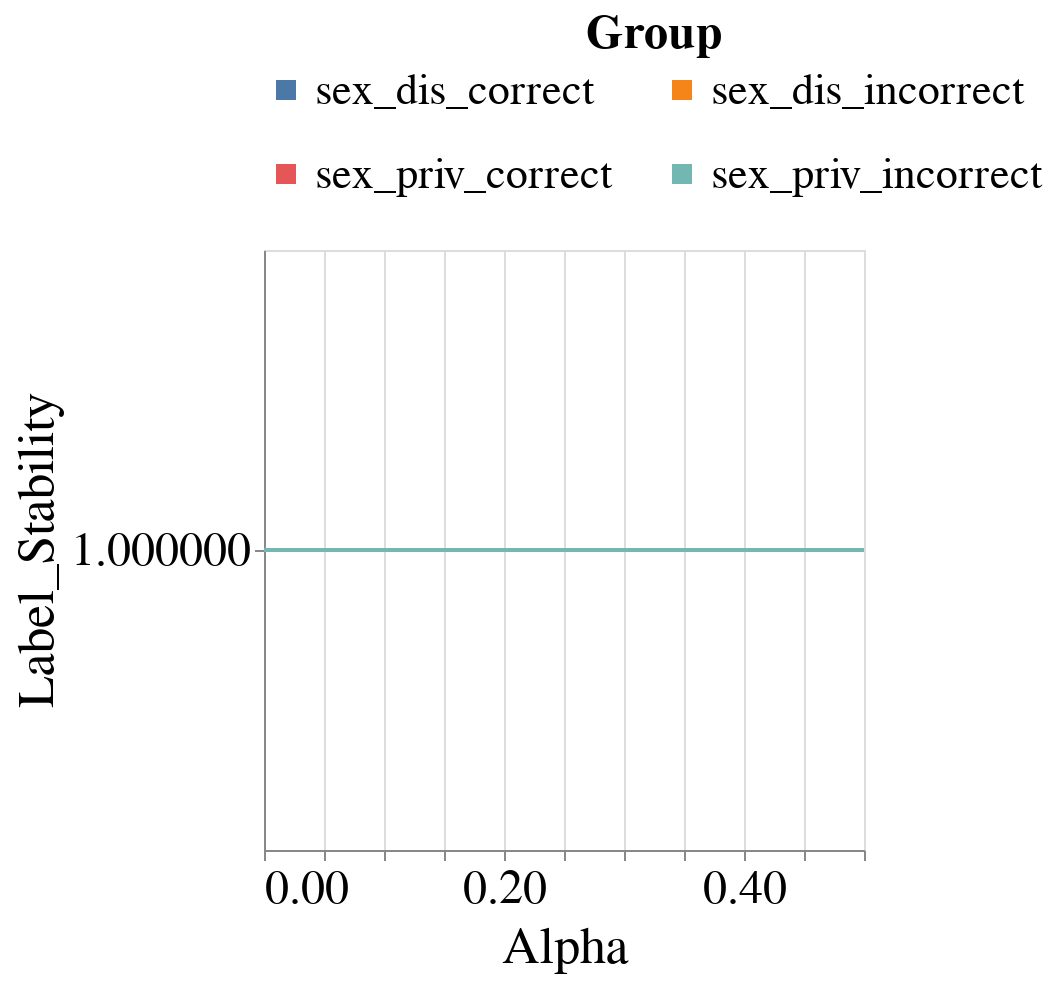

Source (notebook cell):
### Code cell
visualizer.create_line_bands_per_group_metric_plot(model_name=MODEL_NAMES[0],
                                                   group_metric='Label_Stability',
                                                   group='sex',
                                                   metric_type='subgroup')

### Figure 1 — Vega-Lite specification as saved in the notebook (floating-point values rounded to 4 significant figures)
{"config": {"view": {"continuousWidth": 400, "continuousHeight": 300}, "axis": {"labelFontSize": 24, "labelFontWeight": "normal", "titleFontSize": 26, "titleFontWeight": "normal"}, "legend": {"columns": 2, "direction": "horizontal", "labelFontSize": 22, "labelLimit": 300, "orient": "top", "symbolStrokeWidth": 10, "titleAnchor": "middle", "titleFontSize": 24, "titleLimit": 300}, "title": {"fontSize": 22}}, "data": {"name": "data-c2064148ba00cf5569161fe88a8244e7"}, "mark": "line", "encoding": {"color": {"field": "Group", "type": "nominal"}, "x": {"field": "Intervention_Param", "title": "Alpha", "type": "quantitative"}, "y": {"aggregate": "mean", "field": "Metric_Value", "scale": {"zero": false}, "title": "Label_Stability", "type": "quantitative"}}, "height": 300, "width": 300, "$schema": "https://vega.github.io/schema/vega-lite/v4.17.0.json", "datasets": {"data-c2064148ba00cf5569161fe88a8244e7": [{"Metric": "Label_Stability", "Model_Name": "RandomForestClassifier", "Model_Params": "{'bootstrap': True, 'ccp_alpha': 0.0, 'class_weight': None, 'criterion': 'gini', 'max_depth': 10, 'max_features': 'sqrt', 'max_leaf_nodes': None, 'max_samples': None, 'min_impurity_decrease': 0.0, 'min_samples_leaf': 1, 'min_samples_split': 2, 'min_weight_fraction_leaf': 0.0, 'n_estimators': 100, 'n_jobs': None, 'oob_score': False, 'random_state': 300, 'verbose': 0, 'warm_start': False}", "Dataset_Name": "StudentPerformance", "Num_Estimators": 50, "Tag": "OK", "Record_Create_Date_Time": "2023-10-31T13:04:30.265000", "Session_Uuid": "d6928365-954d-40c7-ab91-ed709a093c26", "Experiment_Iteration": "Exp_iter_3", "Dataset_Split_Seed": 300, "Model_Init_Seed": 300, "Fair_Intervention_Params_Lst": "[0.0, 0.1, 0.2, 0.3, 0.4, 0.5]", "Intervention_Param": 0.0, "Subgroup": "sex_dis_correct", "Metric_Value": null, "Group": "sex_dis_correct"}, {"Metric": "Label_Stability", "Model_Name": "RandomForestClassifier", "Model_Params": "{'bootstrap': True, 'ccp_alpha': 0.0, 'class_weight': None, 'criterion': 'gini', 'max_depth': 10, 'max_features': 'sqrt', 'max_leaf_nodes': None, 'max_samples': None, 'min_impurity_decrease': 0.0, 'min_samples_leaf': 1, 'min_samples_split': 2, 'min_weight_fraction_leaf': 0.0, 'n_estimators': 100, 'n_jobs': None, 'oob_score': False, 'random_state': 300, 'verbose': 0, 'warm_start': False}", "Dataset_Name": "StudentPerformance", "Num_Estimators": 50, "Tag": "OK", "Record_Create_Date_Time": "2023-10-31T13:04:30.265000", "Session_Uuid": "d6928365-954d-40c7-ab91-ed709a093c26", "Experiment_Iteration": "Exp_iter_3", "Dataset_Split_Seed": 300, "Model_Init_Seed": 300, "Fair_Intervention_Params_Lst": "[0.0, 0.1, 0.2, 0.3, 0.4, 0.5]", "Intervention_Param": 0.0, "Subgroup": "sex_dis_incorrect", "Metric_Value": 1.0, "Group": "sex_dis_incorrect"}, {"Metric": "Label_Stability", "Model_Name": "RandomForestClassifier", "Model_Params": "{'bootstrap': True, 'ccp_alpha': 0.0, 'class_weight': None, 'criterion': 'gini', 'max_depth': 10, 'max_features': 'sqrt', 'max_leaf_nodes': None, 'max_samples': None, 'min_impurity_decrease': 0.0, 'min_samples_leaf': 1, 'min_samples_split': 2, 'min_weight_fraction_leaf': 0.0, 'n_estimators': 100, 'n_jobs': None, 'oob_score': False, 'random_state': 300, 'verbose': 0, 'warm_start': False}", "Dataset_Name": "StudentPerformance", "Num_Estimators": 50, "Tag": "OK", "Record_Create_Date_Time": "2023-10-31T13:04:30.265000", "Session_Uuid": "d6928365-954d-40c7-ab91-ed709a093c26", "Experiment_Iteration": "Exp_iter_3", "Dataset_Split_Seed": 300, "Model_Init_Seed": 300, "Fair_Intervention_Params_Lst": "[0.0, 0.1, 0.2, 0.3, 0.4, 0.5]", "Intervention_Param": 0.0, "Subgroup": "sex_priv_correct", "Metric_Value": null, "Group": "sex_priv_correct"}, {"Metric": "Label_Stability", "Model_Name": "RandomForestClassifier", "Model_Params": "{'bootstrap': True, 'ccp_alpha': 0.0, 'class_weight': None, 'criterion': 'gini', 'max_depth': 10, 'max_features': 'sqrt', 'max_leaf_nodes': None, 'max_samples': None, 'min_impurity_decrease': 0.0, 'min_samples_leaf': 1, 'min_samples_split': 2, 'min_weight_fraction_leaf': 0.0, 'n_estimators': 100, 'n_jobs': None, 'oob_score': False, 'random_state': 300, 'verbose': 0, 'warm_start': False}", "Dataset_Name": "StudentPerformance", "Num_Estimators": 50, "Tag": "OK", "Record_Create_Date_Time": "2023-10-31T13:04:30.265000", "Session_Uuid": "d6928365-954d-40c7-ab91-ed709a093c26", "Experiment_Iteration": "Exp_iter_3", "Dataset_Split_Seed": 300, "Model_Init_Seed": 300, "Fair_Intervention_Params_Lst": "[0.0, 0.1, 0.2, 0.3, 0.4, 0.5]", "Intervention_Param": 0.0, "Subgroup": "sex_priv_incorrect", "Metric_Value": 1.0, "Group": "sex_priv_incorrect"}, {"Metric": "Label_Stability", "Model_Name": "RandomForestClassifier", "Model_Params": "{'bootstrap': True, 'ccp_alpha': 0.0, 'class_weight': None, 'criterion': 'gini', 'max_depth': 10, 'max_features': 'sqrt', 'max_leaf_nodes': None, 'max_samples': None, 'min_impurity_decrease': 0.0, 'min_samples_leaf': 1, 'min_samples_split': 2, 'min_weight_fraction_leaf': 0.0, 'n_estimators': 100, 'n_jobs': None, 'oob_score': False, 'random_state': 300, 'verbose': 0, 'warm_start': False}", "Dataset_Name": "StudentPerformance", "Num_Estimators": 50, "Tag": "OK", "Record_Create_Date_Time": "2023-10-31T13:05:32.202000", "Session_Uuid": "d6928365-954d-40c7-ab91-ed709a093c26", "Experiment_Iteration": "Exp_iter_3", "Dataset_Split_Seed": 300, "Model_Init_Seed": 300, "Fair_Intervention_Params_Lst": "[0.0, 0.1, 0.2, 0.3, 0.4, 0.5]", "Intervention_Param": 0.1, "Subgroup": "sex_dis_correct", "Metric_Value": null, "Group": "sex_dis_correct"}, {"Metric": "Label_Stability", "Model_Name": "RandomForestClassifier", "Model_Params": "{'bootstrap': True, 'ccp_alpha': 0.0, 'class_weight': None, 'criterion': 'gini', 'max_depth': 10, 'max_features': 'sqrt', 'max_leaf_nodes': None, 'max_samples': None, 'min_impurity_decrease': 0.0, 'min_samples_leaf': 1, 'min_samples_split': 2, 'min_weight_fraction_leaf': 0.0, 'n_estimators': 100, 'n_jobs': None, 'oob_score': False, 'random_state': 300, 'verbose': 0, 'warm_start': False}", "Dataset_Name": "StudentPerformance", "Num_Estimators": 50, "Tag": "OK", "Record_Create_Date_Time": "2023-10-31T13:05:32.202000", "Session_Uuid": "d6928365-954d-40c7-ab91-ed709a093c26", "Experiment_Iteration": "Exp_iter_3", "Dataset_Split_Seed": 300, "Model_Init_Seed": 300, "Fair_Intervention_Params_Lst": "[0.0, 0.1, 0.2, 0.3, 0.4, 0.5]", "Intervention_Param": 0.1, "Subgroup": "sex_dis_incorrect", "Metric_Value": 1.0, "Group": "sex_dis_incorrect"}, {"Metric": "Label_Stability", "Model_Name": "RandomForestClassifier", "Model_Params": "{'bootstrap': True, 'ccp_alpha': 0.0, 'class_weight': None, 'criterion': 'gini', 'max_depth': 10, 'max_features': 'sqrt', 'max_leaf_nodes': None, 'max_samples': None, 'min_impurity_decrease': 0.0, 'min_samples_leaf': 1, 'min_samples_split': 2, 'min_weight_fraction_leaf': 0.0, 'n_estimators': 100, 'n_jobs': None, 'oob_score': False, 'random_state': 300, 'verbose': 0, 'warm_start': False}", "Dataset_Name": "StudentPerformance", "Num_Estimators": 50, "Tag": "OK", "Record_Create_Date_Time": "2023-10-31T13:05:32.202000", "Session_Uuid": "d6928365-954d-40c7-ab91-ed709a093c26", "Experiment_Iteration": "Exp_iter_3", "Dataset_Split_Seed": 300, "Model_Init_Seed": 300, "Fair_Intervention_Params_Lst": "[0.0, 0.1, 0.2, 0.3, 0.4, 0.5]", "Intervention_Param": 0.1, "Subgroup": "sex_priv_correct", "Metric_Value": null, "Group": "sex_priv_correct"}, {"Metric": "Label_Stability", "Model_Name": "RandomForestClassifier", "Model_Params": "{'bootstrap': True, 'ccp_alpha': 0.0, 'class_weight': None, 'criterion': 'gini', 'max_depth': 10, 'max_features': 'sqrt', 'max_leaf_nodes': None, 'max_samples': None, 'min_impurity_decrease': 0.0, 'min_samples_leaf': 1, 'min_samples_split': 2, 'min_weight_fraction_leaf': 0.0, 'n_estimators': 100, 'n_jobs': None, 'oob_score': False, 'random_state': 300, 'verbose': 0, 'warm_start': False}", "Dataset_Name": "StudentPerformance", "Num_Estimators": 50, "Tag": "OK", "Record_Create_Date_Time": "2023-10-31T13:05:32.202000", "Session_Uuid": "d6928365-954d-40c7-ab91-ed709a093c26", "Experiment_Iteration": "Exp_iter_3", "Dataset_Split_Seed": 300, "Model_Init_Seed": 300, "Fair_Intervention_Params_Lst": "[0.0, 0.1, 0.2, 0.3, 0.4, 0.5]", "Intervention_Param": 0.1, "Subgroup": "sex_priv_incorrect", "Metric_Value": 1.0, "Group": "sex_priv_incorrect"}, {"Metric": "Label_Stability", "Model_Name": "RandomForestClassifier", "Model_Params": "{'bootstrap': True, 'ccp_alpha': 0.0, 'class_weight': None, 'criterion': 'gini', 'max_depth': 10, 'max_features': 'sqrt', 'max_leaf_nodes': None, 'max_samples': None, 'min_impurity_decrease': 0.0, 'min_samples_leaf': 1, 'min_samples_split': 2, 'min_weight_fraction_leaf': 0.0, 'n_estimators': 100, 'n_jobs': None, 'oob_score': False, 'random_state': 300, 'verbose': 0, 'warm_start': False}", "Dataset_Name": "StudentPerformance", "Num_Estimators": 50, "Tag": "OK", "Record_Create_Date_Time": "2023-10-31T13:06:32.221000", "Session_Uuid": "d6928365-954d-40c7-ab91-ed709a093c26", "Experiment_Iteration": "Exp_iter_3", "Dataset_Split_Seed": 300, "Model_Init_Seed": 300, "Fair_Intervention_Params_Lst": "[0.0, 0.1, 0.2, 0.3, 0.4, 0.5]", "Intervention_Param": 0.2, "Subgroup": "sex_dis_correct", "Metric_Value": null, "Group": "sex_dis_correct"}, {"Metric": "Label_Stability", "Model_Name": "RandomForestClassifier", "Model_Params": "{'bootstrap': True, 'ccp_alpha': 0.0, 'class_weight': None, 'criterion': 'gini', 'max_depth': 10, 'max_features': 'sqrt', 'max_leaf_nodes': None, 'max_samples': None, 'min_impurity_decrease': 0.0, 'min_samples_leaf': 1, 'min_samples_split': 2, 'min_weight_fraction_leaf': 0.0, 'n_estimators': 100, 'n_jobs': None, 'oob_score': False, 'random_state': 300, 'verbose': 0, 'warm_start': False}", "Dataset_Name": "StudentPerformance", "Num_Estimators": 50, "Tag": "OK", "Record_Create_Date_Time": "2023-10-31T13:06:32.221000", "Session_Uuid": "d6928365-954d-40c7-ab91-ed709a093c26", "Experiment_Iteration": "Exp_iter_3", "Dataset_Split_Seed": 300, "Model_Init_Seed": 300, "Fair_Intervention_Params_Lst": "[0.0, 0.1, 0.2, 0.3, 0.4, 0.5]", "Intervention_Param": 0.2, "Subgroup": "sex_dis_incorrect", "Metric_Value": 1.0, "Group": "sex_dis_incorrect"}, {"Metric": "Label_Stability", "Model_Name": "RandomForestClassifier", "Model_Params": "{'bootstrap': True, 'ccp_alpha': 0.0, 'class_weight': None, 'criterion': 'gini', 'max_depth': 10, 'max_features': 'sqrt', 'max_leaf_nodes': None, 'max_samples': None, 'min_impurity_decrease': 0.0, 'min_samples_leaf': 1, 'min_samples_split': 2, 'min_weight_fraction_leaf': 0.0, 'n_estimators': 100, 'n_jobs': None, 'oob_score': False, 'random_state': 300, 'verbose': 0, 'warm_start': False}", "Dataset_Name": "StudentPerformance", "Num_Estimators": 50, "Tag": "OK", "Record_Create_Date_Time": "2023-10-31T13:06:32.221000", "Session_Uuid": "d6928365-954d-40c7-ab91-ed709a093c26", "Experiment_Iteration": "Exp_iter_3", "Dataset_Split_Seed": 300, "Model_Init_Seed": 300, "Fair_Intervention_Params_Lst": "[0.0, 0.1, 0.2, 0.3, 0.4, 0.5]", "Intervention_Param": 0.2, "Subgroup": "sex_priv_correct", "Metric_Value": null, "Group": "sex_priv_correct"}, {"Metric": "Label_Stability", "Model_Name": "RandomForestClassifier", "Model_Params": "{'bootstrap': True, 'ccp_alpha': 0.0, 'class_weight': None, 'criterion': 'gini', 'max_depth': 10, 'max_features': 'sqrt', 'max_leaf_nodes': None, 'max_samples': None, 'min_impurity_decrease': 0.0, 'min_samples_leaf': 1, 'min_samples_split': 2, 'min_weight_fraction_leaf': 0.0, 'n_estimators': 100, 'n_jobs': None, 'oob_score': False, 'random_state': 300, 'verbose': 0, 'warm_start': False}", "Dataset_Name": "StudentPerformance", "Num_Estimators": 50, "Tag": "OK", "Record_Create_Date_Time": "2023-10-31T13:06:32.221000", "Session_Uuid": "d6928365-954d-40c7-ab91-ed709a093c26", "Experiment_Iteration": "Exp_iter_3", "Dataset_Split_Seed": 300, "Model_Init_Seed": 300, "Fair_Intervention_Params_Lst": "[0.0, 0.1, 0.2, 0.3, 0.4, 0.5]", "Intervention_Param": 0.2, "Subgroup": "sex_priv_incorrect", "Metric_Value": 1.0, "Group": "sex_priv_incorrect"}, {"Metric": "Label_Stability", "Model_Name": "RandomForestClassifier", "Model_Params": "{'bootstrap': True, 'ccp_alpha': 0.0, 'class_weight': None, 'criterion': 'gini', 'max_depth': 10, 'max_features': 'sqrt', 'max_leaf_nodes': None, 'max_samples': None, 'min_impurity_decrease': 0.0, 'min_samples_leaf': 1, 'min_samples_split': 2, 'min_weight_fraction_leaf': 0.0, 'n_estimators': 100, 'n_jobs': None, 'oob_score': False, 'random_state': 300, 'verbose': 0, 'warm_start': False}", "Dataset_Name": "StudentPerformance", "Num_Estimators": 50, "Tag": "OK", "Record_Create_Date_Time": "2023-10-31T13:07:18.756000", "Session_Uuid": "d6928365-954d-40c7-ab91-ed709a093c26", "Experiment_Iteration": "Exp_iter_3", "Dataset_Split_Seed": 300, "Model_Init_Seed": 300, "Fair_Intervention_Params_Lst": "[0.0, 0.1, 0.2, 0.3, 0.4, 0.5]", "Intervention_Param": 0.3, "Subgroup": "sex_dis_correct", "Metric_Value": null, "Group": "sex_dis_correct"}, {"Metric": "Label_Stability", "Model_Name": "RandomForestClassifier", "Model_Params": "{'bootstrap': True, 'ccp_alpha': 0.0, 'class_weight': None, 'criterion': 'gini', 'max_depth': 10, 'max_features': 'sqrt', 'max_leaf_nodes': None, 'max_samples': None, 'min_impurity_decrease': 0.0, 'min_samples_leaf': 1, 'min_samples_split': 2, 'min_weight_fraction_leaf': 0.0, 'n_estimators': 100, 'n_jobs': None, 'oob_score': False, 'random_state': 300, 'verbose': 0, 'warm_start': False}", "Dataset_Name": "StudentPerformance", "Num_Estimators": 50, "Tag": "OK", "Record_Create_Date_Time": "2023-10-31T13:07:18.756000", "Session_Uuid": "d6928365-954d-40c7-ab91-ed709a093c26", "Experiment_Iteration": "Exp_iter_3", "Dataset_Split_Seed": 300, "Model_Init_Seed": 300, "Fair_Intervention_Params_Lst": "[0.0, 0.1, 0.2, 0.3, 0.4, 0.5]", "Intervention_Param": 0.3, "Subgroup": "sex_dis_incorrect", "Metric_Value": 1.0, "Group": "sex_dis_incorrect"}, {"Metric": "Label_Stability", "Model_Name": "RandomForestClassifier", "Model_Params": "{'bootstrap': True, 'ccp_alpha': 0.0, 'class_weight': None, 'criterion': 'gini', 'max_depth': 10, 'max_features': 'sqrt', 'max_leaf_nodes': None, 'max_samples': None, 'min_impurity_decrease': 0.0, 'min_samples_leaf': 1, 'min_samples_split': 2, 'min_weight_fraction_leaf': 0.0, 'n_estimators': 100, 'n_jobs': None, 'oob_score': False, 'random_state': 300, 'verbose': 0, 'warm_start': False}", "Dataset_Name": "StudentPerformance", "Num_Estimators": 50, "Tag": "OK", "Record_Create_Date_Time": "2023-10-31T13:07:18.756000", "Session_Uuid": "d6928365-954d-40c7-ab91-ed709a093c26", "Experiment_Iteration": "Exp_iter_3", "Dataset_Split_Seed": 300, "Model_Init_Seed": 300, "Fair_Intervention_Params_Lst": "[0.0, 0.1, 0.2, 0.3, 0.4, 0.5]", "Intervention_Param": 0.3, "Subgroup": "sex_priv_correct", "Metric_Value": null, "Group": "sex_priv_correct"}, {"Metric": "Label_Stability", "Model_Name": "RandomForestClassifier", "Model_Params": "{'bootstrap': True, 'ccp_alpha': 0.0, 'class_weight': None, 'criterion': 'gini', 'max_depth': 10, 'max_features': 'sqrt', 'max_leaf_nodes': None, 'max_samples': None, 'min_impurity_decrease': 0.0, 'min_samples_leaf': 1, 'min_samples_split': 2, 'min_weight_fraction_leaf': 0.0, 'n_estimators': 100, 'n_jobs': None, 'oob_score': False, 'random_state': 300, 'verbose': 0, 'warm_start': False}", "Dataset_Name": "StudentPerformance", "Num_Estimators": 50, "Tag": "OK", "Record_Create_Date_Time": "2023-10-31T13:07:18.756000", "Session_Uuid": "d6928365-954d-40c7-ab91-ed709a093c26", "Experiment_Iteration": "Exp_iter_3", "Dataset_Split_Seed": 300, "Model_Init_Seed": 300, "Fair_Intervention_Params_Lst": "[0.0, 0.1, 0.2, 0.3, 0.4, 0.5]", "Intervention_Param": 0.3, "Subgroup": "sex_priv_incorrect", "Metric_Value": 1.0, "Group": "sex_priv_incorrect"}, {"Metric": "Label_Stability", "Model_Name": "RandomForestClassifier", "Model_Params": "{'bootstrap': True, 'ccp_alpha': 0.0, 'class_weight': None, 'criterion': 'gini', 'max_depth': 10, 'max_features': 'sqrt', 'max_leaf_nodes': None, 'max_samples': None, 'min_impurity_decrease': 0.0, 'min_samples_leaf': 1, 'min_samples_split': 2, 'min_weight_fraction_leaf': 0.0, 'n_estimators': 100, 'n_jobs': None, 'oob_score': False, 'random_state': 300, 'verbose': 0, 'warm_start': False}", "Dataset_Name": "StudentPerformance", "Num_Estimators": 50, "Tag": "OK", "Record_Create_Date_Time": "2023-10-31T13:08:16.227000", "Session_Uuid": "d6928365-954d-40c7-ab91-ed709a093c26", "Experiment_Iteration": "Exp_iter_3", "Dataset_Split_Seed": 300, "Model_Init_Seed": 300, "Fair_Intervention_Params_Lst": "[0.0, 0.1, 0.2, 0.3, 0.4, 0.5]", "Intervention_Param": 0.4, "Subgroup": "sex_dis_correct", "Metric_Value": null, "Group": "sex_dis_correct"}, {"Metric": "Label_Stability", "Model_Name": "RandomForestClassifier", "Model_Params": "{'bootstrap': True, 'ccp_alpha': 0.0, 'class_weight': None, 'criterion': 'gini', 'max_depth': 10, 'max_features': 'sqrt', 'max_leaf_nodes': None, 'max_samples': None, 'min_impurity_decrease': 0.0, 'min_samples_leaf': 1, 'min_samples_split': 2, 'min_weight_fraction_leaf': 0.0, 'n_estimators': 100, 'n_jobs': None, 'oob_score': False, 'random_state': 300, 'verbose': 0, 'warm_start': False}", "Dataset_Name": "StudentPerformance", "Num_Estimators": 50, "Tag": "OK", "Record_Create_Date_Time": "2023-10-31T13:08:16.227000", "Session_Uuid": "d6928365-954d-40c7-ab91-ed709a093c26", "Experiment_Iteration": "Exp_iter_3", "Dataset_Split_Seed": 300, "Model_Init_Seed": 300, "Fair_Intervention_Params_Lst": "[0.0, 0.1, 0.2, 0.3, 0.4, 0.5]", "Intervention_Param": 0.4, "Subgroup": "sex_dis_incorrect", "Metric_Value": 1.0, "Group": "sex_dis_incorrect"}, {"Metric": "Label_Stability", "Model_Name": "RandomForestClassifier", "Model_Params": "{'bootstrap': True, 'ccp_alpha': 0.0, 'class_weight': None, 'criterion': 'gini', 'max_depth': 10, 'max_features': 'sqrt', 'max_leaf_nodes': None, 'max_samples': None, 'min_impurity_decrease': 0.0, 'min_samples_leaf': 1, 'min_samples_split': 2, 'min_weight_fraction_leaf': 0.0, 'n_estimators': 100, 'n_jobs': None, 'oob_score': False, 'random_state': 300, 'verbose': 0, 'warm_start': False}", "Dataset_Name": "StudentPerformance", "Num_Estimators": 50, "Tag": "OK", "Record_Create_Date_Time": "2023-10-31T13:08:16.227000", "Session_Uuid": "d6928365-954d-40c7-ab91-ed709a093c26", "Experiment_Iteration": "Exp_iter_3", "Dataset_Split_Seed": 300, "Model_Init_Seed": 300, "Fair_Intervention_Params_Lst": "[0.0, 0.1, 0.2, 0.3, 0.4, 0.5]", "Intervention_Param": 0.4, "Subgroup": "sex_priv_correct", "Metric_Value": null, "Group": "sex_priv_correct"}, {"Metric": "Label_Stability", "Model_Name": "RandomForestClassifier", "Model_Params": "{'bootstrap': True, 'ccp_alpha': 0.0, 'class_weight': None, 'criterion': 'gini', 'max_depth': 10, 'max_features': 'sqrt', 'max_leaf_nodes': None, 'max_samples': None, 'min_impurity_decrease': 0.0, 'min_samples_leaf': 1, 'min_samples_split': 2, 'min_weight_fraction_leaf': 0.0, 'n_estimators': 100, 'n_jobs': None, 'oob_score': False, 'random_state': 300, 'verbose': 0, 'warm_start': False}", "Dataset_Name": "StudentPerformance", "Num_Estimators": 50, "Tag": "OK", "Record_Create_Date_Time": "2023-10-31T13:08:16.227000", "Session_Uuid": "d6928365-954d-40c7-ab91-ed709a093c26", "Experiment_Iteration": "Exp_iter_3", "Dataset_Split_Seed": 300, "Model_Init_Seed": 300, "Fair_Intervention_Params_Lst": "[0.0, 0.1, 0.2, 0.3, 0.4, 0.5]", "Intervention_Param": 0.4, "Subgroup": "sex_priv_incorrect", "Metric_Value": 1.0, "Group": "sex_priv_incorrect"}, {"Metric": "Label_Stability", "Model_Name": "RandomForestClassifier", "Model_Params": "{'bootstrap': True, 'ccp_alpha': 0.0, 'class_weight': None, 'criterion': 'gini', 'max_depth': 10, 'max_features': 'sqrt', 'max_leaf_nodes': None, 'max_samples': None, 'min_impurity_decrease': 0.0, 'min_samples_leaf': 1, 'min_samples_split': 2, 'min_weight_fraction_leaf': 0.0, 'n_estimators': 100, 'n_jobs': None, 'oob_score': False, 'random_state': 300, 'verbose': 0, 'warm_start': False}", "Dataset_Name": "StudentPerformance", "Num_Estimators": 50, "Tag": "OK", "Record_Create_Date_Time": "2023-10-31T13:09:05.414000", "Session_Uuid": "d6928365-954d-40c7-ab91-ed709a093c26", "Experiment_Iteration": "Exp_iter_3", "Dataset_Split_Seed": 300, "Model_Init_Seed": 300, "Fair_Intervention_Params_Lst": "[0.0, 0.1, 0.2, 0.3, 0.4, 0.5]", "Intervention_Param": 0.5, "Subgroup": "sex_dis_correct", "Metric_Value": null, "Group": "sex_dis_correct"}, {"Metric": "Label_Stability", "Model_Name": "RandomForestClassifier", "Model_Params": "{'bootstrap': True, 'ccp_alpha': 0.0, 'class_weight': None, 'criterion': 'gini', 'max_depth': 10, 'max_features': 'sqrt', 'max_leaf_nodes': None, 'max_samples': None, 'min_impurity_decrease': 0.0, 'min_samples_leaf': 1, 'min_samples_split': 2, 'min_weight_fraction_leaf': 0.0, 'n_estimators': 100, 'n_jobs': None, 'oob_score': False, 'random_state': 300, 'verbose': 0, 'warm_start': False}", "Dataset_Name": "StudentPerformance", "Num_Estimators": 50, "Tag": "OK", "Record_Create_Date_Time": "2023-10-31T13:09:05.414000", "Session_Uuid": "d6928365-954d-40c7-ab91-ed709a093c26", "Experiment_Iteration": "Exp_iter_3", "Dataset_Split_Seed": 300, "Model_Init_Seed": 300, "Fair_Intervention_Params_Lst": "[0.0, 0.1, 0.2, 0.3, 0.4, 0.5]", "Intervention_Param": 0.5, "Subgroup": "sex_dis_incorrect", "Metric_Value": 1.0, "Group": "sex_dis_incorrect"}, {"Metric": "Label_Stability", "Model_Name": "RandomForestClassifier", "Model_Params": "{'bootstrap': True, 'ccp_alpha': 0.0, 'class_weight': None, 'criterion': 'gini', 'max_depth': 10, 'max_features': 'sqrt', 'max_leaf_nodes': None, 'max_samples': None, 'min_impurity_decrease': 0.0, 'min_samples_leaf': 1, 'min_samples_split': 2, 'min_weight_fraction_leaf': 0.0, 'n_estimators': 100, 'n_jobs': None, 'oob_score': False, 'random_state': 300, 'verbose': 0, 'warm_start': False}", "Dataset_Name": "StudentPerformance", "Num_Estimators": 50, "Tag": "OK", "Record_Create_Date_Time": "2023-10-31T13:09:05.414000", "Session_Uuid": "d6928365-954d-40c7-ab91-ed709a093c26", "Experiment_Iteration": "Exp_iter_3", "Dataset_Split_Seed": 300, "Model_Init_Seed": 300, "Fair_Intervention_Params_Lst": "[0.0, 0.1, 0.2, 0.3, 0.4, 0.5]", "Intervention_Param": 0.5, "Subgroup": "sex_priv_correct", "Metric_Value": null, "Group": "sex_priv_correct"}, {"Metric": "Label_Stability", "Model_Name": "RandomForestClassifier", "Model_Params": "{'bootstrap': True, 'ccp_alpha': 0.0, 'class_weight': None, 'criterion': 'gini', 'max_depth': 10, 'max_features': 'sqrt', 'max_leaf_nodes': None, 'max_samples': None, 'min_impurity_decrease': 0.0, 'min_samples_leaf': 1, 'min_samples_split': 2, 'min_weight_fraction_leaf': 0.0, 'n_estimators': 100, 'n_jobs': None, 'oob_score': False, 'random_state': 300, 'verbose': 0, 'warm_start': False}", "Dataset_Name": "StudentPerformance", "Num_Estimators": 50, "Tag": "OK", "Record_Create_Date_Time": "2023-10-31T13:09:05.414000", "Session_Uuid": "d6928365-954d-40c7-ab91-ed709a093c26", "Experiment_Iteration": "Exp_iter_3", "Dataset_Split_Seed": 300, "Model_Init_Seed": 300, "Fair_Intervention_Params_Lst": "[0.0, 0.1, 0.2, 0.3, 0.4, 0.5]", "Intervention_Param": 0.5, "Subgroup": "sex_priv_incorrect", "Metric_Value": 1.0, "Group": "sex_priv_incorrect"}]}}
